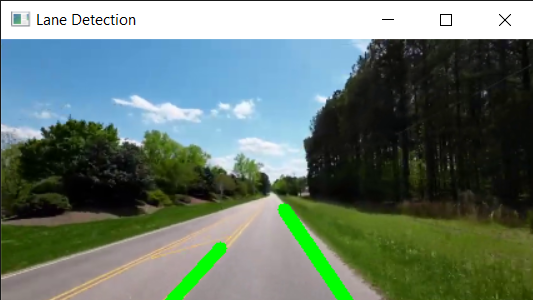
#> input picture Lane Detection 9_23_2024 12_51_32 PM.png, 533 x 300 px, given in place of 1232.mp4, which was not available
$ jupyter execute line_see.ipynb
#> lines starting #> are read from the running program, lines starting #| are printed output that depends on the picture; after the words box and inside, x2 and y2 are one past the last pixel; in counts of white or black regions, pixels touching at a corner belong together; pictures that were not available may be replaced by others from this repository, and a replacement may not be noted
[cell 1]
import cv2
import numpy as np

# خواندن ویدیو
cap = cv2.VideoCapture('1232.mp4')

# بررسی اینکه ویدیو به درستی باز شده باشد
if not cap.isOpened():
    print("Error: Could not open video.")
    exit()

def region_of_interest(img):
    height = img.shape[0]
    polygons = np.array([[
        (100, height),
        (img.shape[1] - 100, height),
        (img.shape[1] // 2, height // 2)
    ]])
    mask = np.zeros_like(img)
    cv2.fillPoly(mask, polygons, 255)
    masked_image = cv2.bitwise_and(img, mask)
    return masked_image

def draw_lines(img, lines):
    """ بهبود رسم خطوط با میانگین‌گیری و تثبیت خطوط جاده """
    left_lines = []
    right_lines = []
    if lines is not None:
        for line in lines:
            for x1, y1, x2, y2 in line:
                if x2 - x1 == 0:  # جلوگیری از تقسیم بر صفر
                    continue
                # شیب خط را محاسبه کنید
                slope = (y2 - y1) / (x2 - x1)
                if slope < -0.5:  # خطوط سمت چپ
                    left_lines.append((x1, y1, x2, y2))
                elif slope > 0.5:  # خطوط سمت راست
                    right_lines.append((x1, y1, x2, y2))

    # میانگین‌گیری و رسم خطوط سمت چپ و راست
    if left_lines:
        left_avg = np.mean(left_lines, axis=0).astype(int)
        cv2.line(img, (left_avg[0], left_avg[1]), (left_avg[2], left_avg[3]), (0, 255, 0), 10)
    if right_lines:
        right_avg = np.mean(right_lines, axis=0).astype(int)
        cv2.line(img, (right_avg[0], right_avg[1]), (right_avg[2], right_avg[3]), (0, 255, 0), 10)

while cap.isOpened():
    ret, frame = cap.read()
#> frame is the input picture: shape (300, 533, 3); mean B, G, R 111.5, 121.2, 102.9
    if not ret:
        print("Error: Could not read frame or end of video.")
        break

    # تغییر اندازه فریم
    scale_percent = 50
    width = int(frame.shape[1] * scale_percent / 100)
#> width = 266
    height = int(frame.shape[0] * scale_percent / 100)
#> height = 150
    dim = (width, height)
#> dim = (266, 150)
    resized_frame = cv2.resize(frame, dim, interpolation=cv2.INTER_AREA)
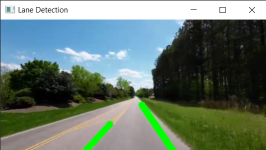
#> resized_frame: shape (150, 266, 3); mean B, G, R 111.5, 121.2, 102.9

    # تبدیل به تصویر خاکستری
    gray = cv2.cvtColor(resized_frame, cv2.COLOR_BGR2GRAY)
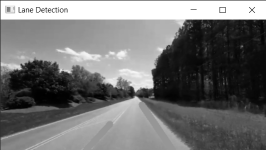
#> gray: shape (150, 266); min 0, max 255, mean 114.6

    # استفاده از GaussianBlur برای حذف نویز
    blurred = cv2.GaussianBlur(gray, (5, 5), 0)
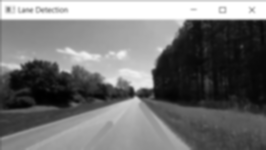
#> blurred: shape (150, 266); min 0, max 255, mean 114.9

    # استفاده از Canny برای تشخیص لبه‌ها
    canny = cv2.Canny(blurred, 50, 150)
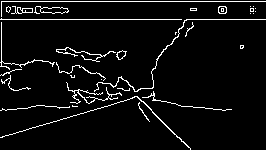
#> canny: shape (150, 266); 5.4% white in thin lines or dots

    # انتخاب ناحیه مثلثی جاده
    cropped_canny = region_of_interest(canny)
#> in region_of_interest, `cv2.fillPoly(mask, polygons, 255)`:
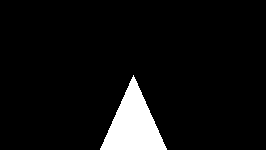
#> mask: shape (150, 266); 6.4% white; 1 white region, box (x1, y1, x2, y2) and area: (100, 75, 167, 150) 2550
#> in region_of_interest, `masked_image = cv2.bitwise_and(img, mask)`:
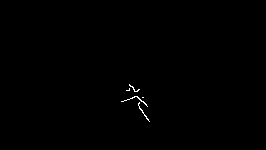
#> masked_image: shape (150, 266); 0.24% white in thin lines or dots, all inside (x1, y1, x2, y2) = (121, 84, 150, 122)

    # تشخیص خطوط با تبدیل هاف
    lines = cv2.HoughLinesP(cropped_canny, 1, np.pi / 180, threshold=50, minLineLength=40, maxLineGap=150)
#> lines = None

    # رسم خطوط میانگین‌گیری شده
    draw_lines(resized_frame, lines)

    # نمایش فریم
    cv2.imshow('Lane Detection', resized_frame)

    # خروج با کلید 'q'
    if cv2.waitKey(25) & 0xFF == ord('q'):
#> (key q is pressed here)
        break

# آزادسازی منابع
cap.release()
cv2.destroyAllWindows()

$ run again, on Lane Detection 9_23_2024 12_52_01 PM.png
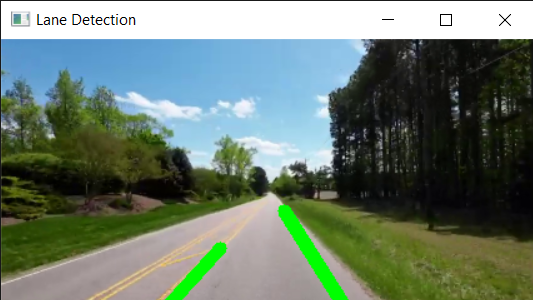
#> input picture Lane Detection 9_23_2024 12_52_01 PM.png, 533 x 300 px, given in place of 1232.mp4, which was not available
#> frame is the input picture: shape (300, 533, 3); mean B, G, R 111, 124.3, 107.7
#> `blurred = cv2.GaussianBlur(gray, (5, 5), 0)`:
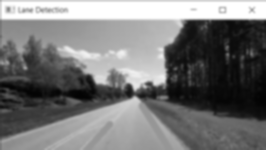
#> blurred: shape (150, 266); min 3, max 255, mean 118.1
#> `canny = cv2.Canny(blurred, 50, 150)`:
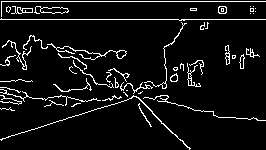
#> canny: shape (150, 266); 6.9% white in thin lines or dots
#> mask: shape (150, 266); 6.4% white; 1 white region, box (x1, y1, x2, y2) and area: (100, 75, 167, 150) 2550
#> masked_image: shape (150, 266); 0.29% white in thin lines or dots, all inside (x1, y1, x2, y2) = (121, 83, 152, 127)
#> lines = None

$ run again, on Resized Frame 9_23_2024 12_52_40 PM.png
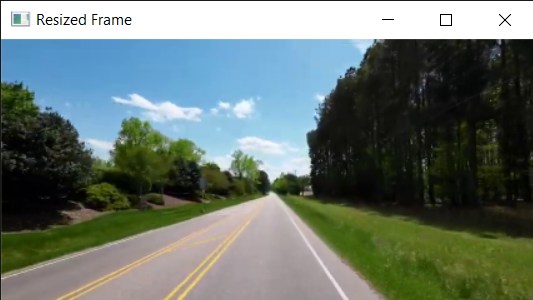
#> input picture Resized Frame 9_23_2024 12_52_40 PM.png, 533 x 300 px, given in place of 1232.mp4, which was not available
#> frame is the input picture: shape (300, 533, 3); mean B, G, R 113.1, 119.2, 106.1
#> `blurred = cv2.GaussianBlur(gray, (5, 5), 0)`:
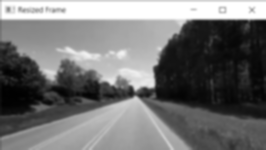
#> blurred: shape (150, 266); min 0, max 255, mean 114.9
#> `canny = cv2.Canny(blurred, 50, 150)`:
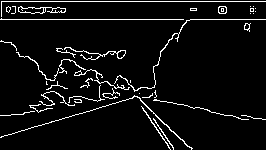
#> canny: shape (150, 266); 5.7% white in thin lines or dots
#> mask: shape (150, 266); 6.4% white; 1 white region, box (x1, y1, x2, y2) and area: (100, 75, 167, 150) 2550
#> masked_image: shape (150, 266); 0.29% white in thin lines or dots, all inside (x1, y1, x2, y2) = (121, 81, 161, 136)
#> lines = None
